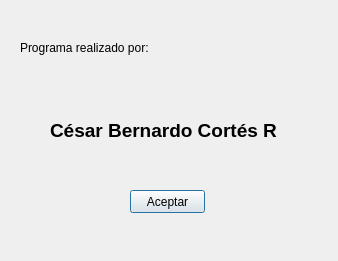
<?xml version="1.0" encoding="UTF-8"?>
<ui version="4.0">
 <class>AcercaFormulario</class>
 <widget class="QDialog" name="AcercaFormulario">
  <property name="geometry">
   <rect>
    <x>0</x>
    <y>0</y>
    <width>338</width>
    <height>261</height>
   </rect>
  </property>
  <property name="windowTitle">
   <string>Dialog</string>
  </property>
  <widget class="QLabel" name="label">
   <property name="geometry">
    <rect>
     <x>50</x>
     <y>110</y>
     <width>241</width>
     <height>41</height>
    </rect>
   </property>
   <property name="font">
    <font>
     <pointsize>14</pointsize>
     <weight>75</weight>
     <bold>true</bold>
    </font>
   </property>
   <property name="text">
    <string>César Bernardo Cortés R</string>
   </property>
  </widget>
  <widget class="QLabel" name="label_2">
   <property name="geometry">
    <rect>
     <x>20</x>
     <y>40</y>
     <width>141</width>
     <height>16</height>
    </rect>
   </property>
   <property name="text">
    <string>Programa realizado por:</string>
   </property>
  </widget>
  <widget class="QPushButton" name="pushButton">
   <property name="geometry">
    <rect>
     <x>130</x>
     <y>190</y>
     <width>75</width>
     <height>23</height>
    </rect>
   </property>
   <property name="text">
    <string>Aceptar</string>
   </property>
  </widget>
 </widget>
 <resources/>
 <connections/>
</ui>
